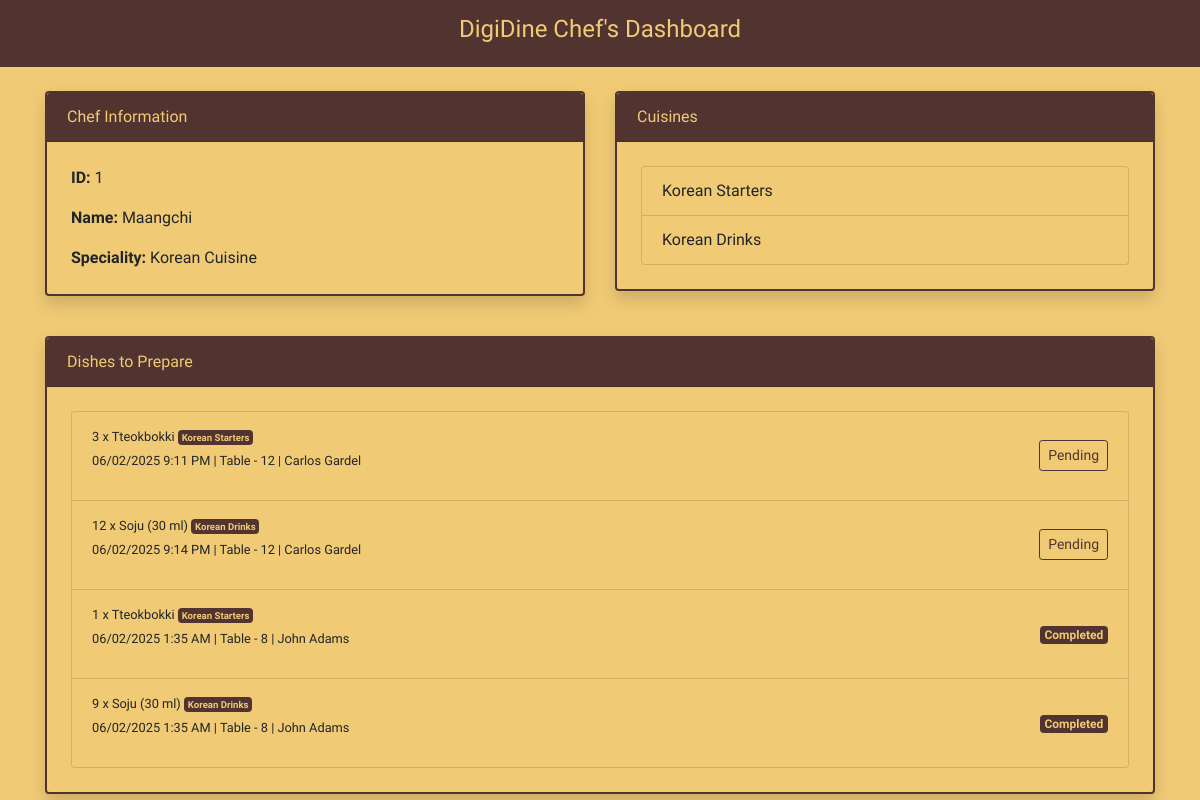
/chefs/1/, run on an earlier commit of the app's database.
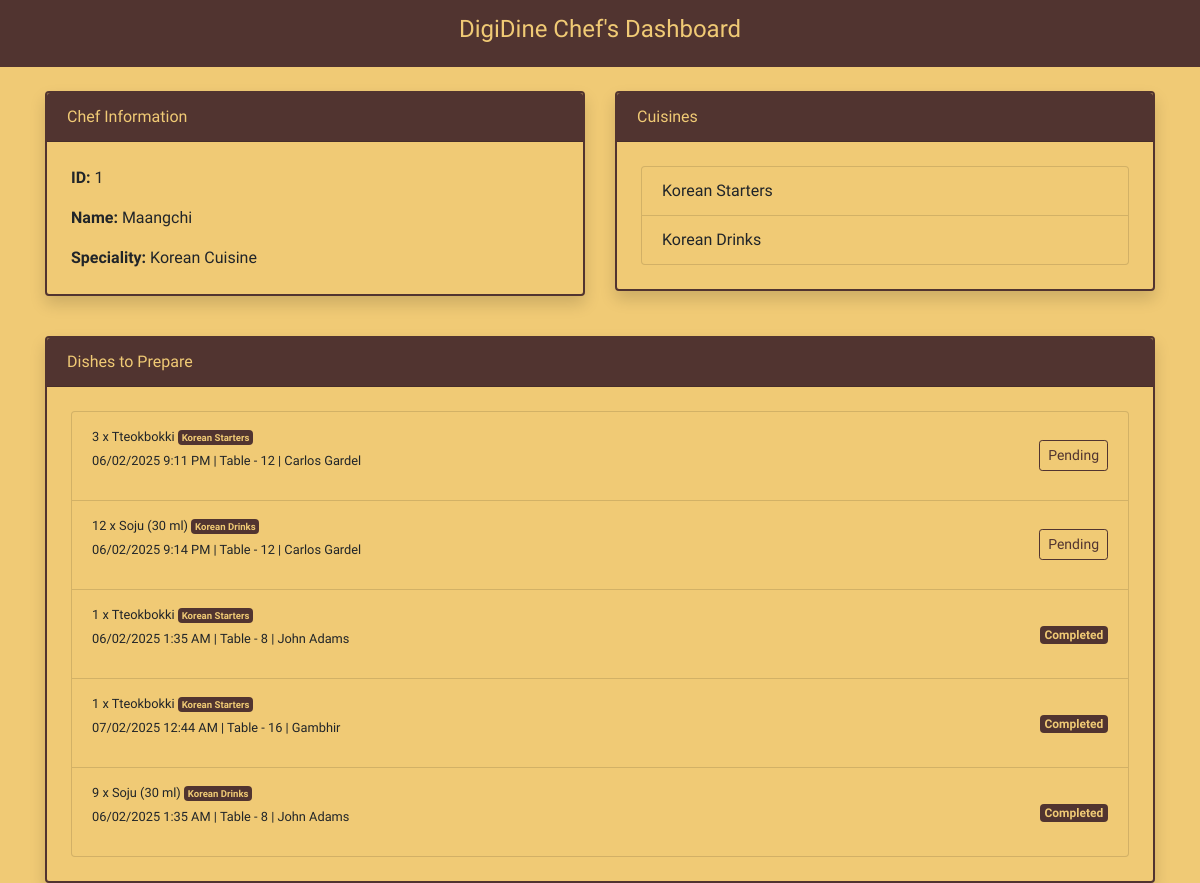
And on a later commit of the database.
### home/models.py (models this page shows, shortened)
class Chef(models.Model):
    name = models.CharField(max_length=100)
    speciality = models.CharField(max_length=100)

class Cuisine(models.Model):
    name = models.CharField(max_length=100)
    chefs = models.ForeignKey(Chef, on_delete=models.CASCADE)

class OrderItem(models.Model):
    order = models.ForeignKey(Order, on_delete=models.CASCADE)
    dish = models.ForeignKey(Dish, on_delete=models.CASCADE)
    quantity = models.PositiveIntegerField()
    is_done = models.BooleanField(default=False)

class Dish(models.Model):
    name = models.CharField(max_length=100)
    image = models.ImageField(upload_to='media/')
    description = models.TextField()
    price = models.FloatField()
    cuisine = models.ForeignKey(Cuisine, on_delete=models.CASCADE)
    avaibility = models.BooleanField(default=True)
    cooking_time = models.CharField(max_length=100, default='10 min')

class Order(models.Model):
    dishes = models.ManyToManyField(Dish, through='OrderItem')
    order_time = models.DateTimeField(auto_now_add=True)
    customer_id = models.ForeignKey(Customer, on_delete=models.CASCADE)

class Customer(models.Model):
    name = models.CharField(max_length=100)
    table_number = models.IntegerField()
    persons = models.IntegerField()

### home/views.py (the view)
# urls.py: path('chefs/<int:pk>/', views.chefs, name='chefs'),
def chefs(request, pk):
    chef = Chef.objects.get(pk=pk)
    cuisines = Cuisine.objects.filter(chefs=chef)
    order_items = OrderItem.objects.filter(dish__cuisine__chefs=chef).order_by('is_done')
    customers = Customer.objects.all()
    return render(request, 'chef.html', {
        'chefs': chef,
        'cuisines': cuisines,
        'orders': order_items,
        'customers': customers
    })

### home/templates/chef.html (shortened to what this page needs)
{% extends 'base.html' %}
{% block content %}
<header class="text-center">
    <h4 style="color: #f0ca75;">DigiDine Chef's Dashboard</h4>
</header>
<main class="container mt-4">
    <div class="row mb-4">
        <div class="col-md-6 mb-3">
            <div class="card shadow">
                <div class="card-header">Chef Information</div>
                    <div class="card-body">
                        <p class="card-text"><strong>ID:</strong> {{ chefs.id }}</p>
                        <p class="card-text"><strong>Name:</strong> {{ chefs.name }}</p>
                        <p class="card-text"><strong>Speciality:</strong> {{ chefs.speciality }}</p>
                    </div>
                </div>
            </div>
            <div class="col-md-6 mb-3">
                <div class="card shadow">
                    <div class="card-header">Cuisines</div>
                        <div class="card-body">
                            <ol class="list-group">
                                {% for cuisine in cuisines %}
                                    <li class="list-group-item">{{ cuisine.name }}</li>
                                {% empty %}
                                    <li class="list-group-item">No cuisines available.</li>
                                {% endfor %}
                            </ol>
                        </div>
                    </div>
                </div>
            </div>
            <section>
                <div class="card shadow">
                    <div class="card-header d-flex justify-content-between align-items-center">
                        <span>Dishes to Prepare</span>
                    </div>
                    <div class="card-body">
                        <ol class="list-group" id="dishes-list">
                            {% for order_item in orders %}
                                <li class="list-group-item d-flex justify-content-between align-items-center dish-item"
                                    data-orderitem-id="{{ order_item.id }}"
                                    data-dish-name="{{ order_item.dish.name|lower }}">
                                    <div>
                                        <p><small>
                                            {{ order_item.quantity }} x {{ order_item.dish.name }}
                                            <span class="badge badge-done">{{ order_item.dish.cuisine.name }}</span>
                                            <br> {{ order_item.order.order_time|date:"d/m/Y g:i A" }}
                                            | Table - {{order_item.order.customer_id.table_number}}
                                            {% for customer in customers %}
                                                {% if customer.id == order_item.order.customer_id.id %}
                                                    | {{ customer.name }}
                                                {% endif %}
                                            {% endfor %}
                                        </small></p>
                                    </div>
                                    <div>
                                        {% if not order_item.is_done %}
                                            <button class="btn btn-warning btn-sm mark-done-btn" data-id="{{ order_item.id }}">Pending</button>
                                        {% else %}
                                            <span class="badge badge-done">Completed</span>
                                        {% endif %}
                                    </div>
                                </li>
                            {% empty %}
                                <li class="list-group-item">No dishes to prepare at the moment.</li>
                            {% endfor %}
                        </ol>
                    </div>
                </div>
            </section>
</main>
{% endblock %}

### home/templates/base.html (shortened to what this page needs)
<!DOCTYPE html>
<html lang="en">
<head>
    <link rel="stylesheet" href="https://stackpath.bootstrapcdn.com/bootstrap/4.5.2/css/bootstrap.min.css">
</head>
<body>
    {% block content %}
    {% endblock %}
</body>
</html>

### home/templates/base.html (style rules this page uses)
body { font-family: 'Yatra One', serif; background-color: #f0ca75; }
header { background-color: #513430; color: #f0ca75; padding: 15px 0; }
.card-header { background-color: #513430; color: #f0ca75; }
.card { border: 2px solid #513430; background-color: #f0ca75; box-shadow: 0px 4px 8px rgba(81, 52, 48, 0.1); transition: all 0.3s ease-in-out; }
.card-body { padding: 1.5rem; }
.list-group-item { background-color: #f0ca75; }
.btn-warning { background-color: #f0ca75; color: #513430; border: 1px solid #513430; }
.badge-done { color: #f0ca75; background-color: #513430; }

What changed in the data, as far as the page shows it:
added OrderItem: quantity "1", dish.name "Tteokbokki", dish.cuisine.name "Korean Starters", order.order_time "07/02/2025 12:44 AM", order.customer_id.table_number "16", is_done "Completed"
added Customer: name "Gambhir", shown under "1"
